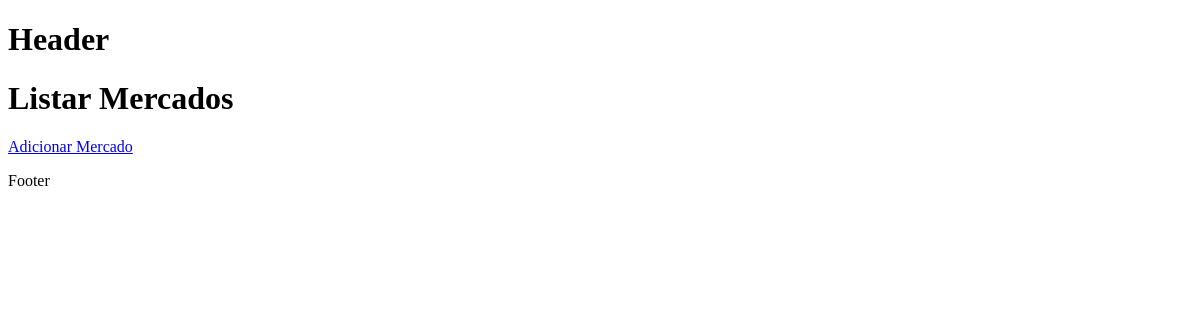
/mercado/, run on an earlier commit of the app's database.
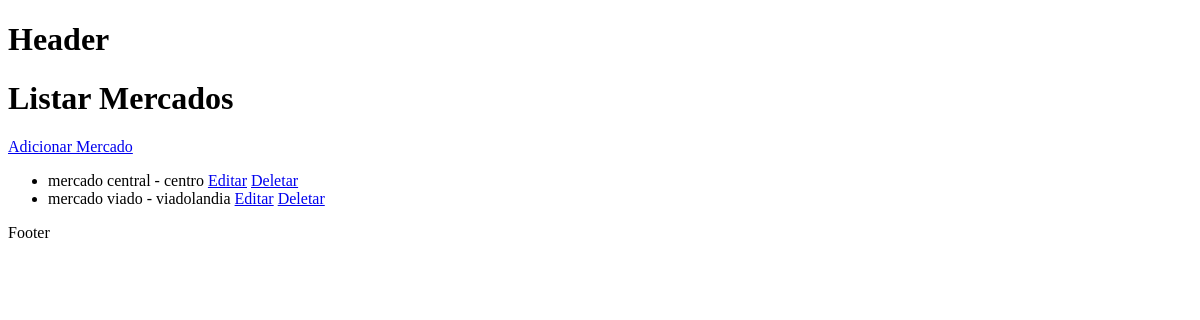
And on a later commit of the database.
### mercado/models.py (models this page shows, shortened)
class Mercado(models.Model):
    nome = models.CharField(max_length=200)
    endereco = models.CharField(max_length=200)

### mercado/views.py (the view)
# urls.py: path('', views.listar_mercados, name='listar_mercados'),
def listar_mercados(request):
    mercados = Mercado.objects.all()
    return render(request, 'mercado/listar_mercados.html', {'mercados': mercados})

### templates/mercado/listar_mercados.html
{% extends "base_generic.html" %}
{% block content %}
  <h1>Listar Mercados</h1>
  <a href="{% url 'mercado:criar_mercado' %}">Adicionar Mercado</a>
  <ul>
    {% for mercado in mercados %}
      <li>
        {{ mercado.nome }} - {{ mercado.endereco }}
        <a href="{% url 'mercado:editar_mercado' mercado.pk %}">Editar</a>
        <a href="{% url 'mercado:deletar_mercado' mercado.pk %}">Deletar</a>
      </li>
    {% endfor %}
  </ul>
{% endblock %}

What changed in the data, as far as the page shows it:
added Mercado: nome "mercado central", endereco "centro"
added Mercado: nome "mercado viado", endereco "viadolandia"
